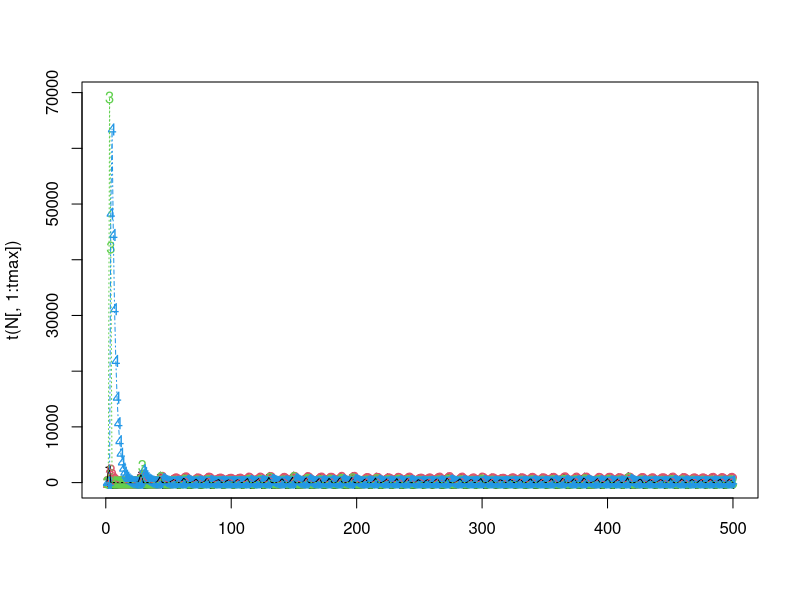
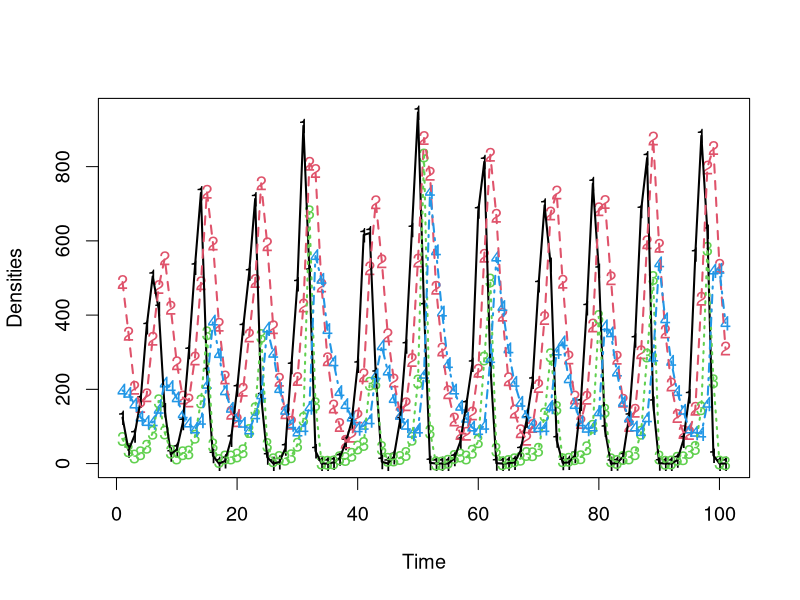
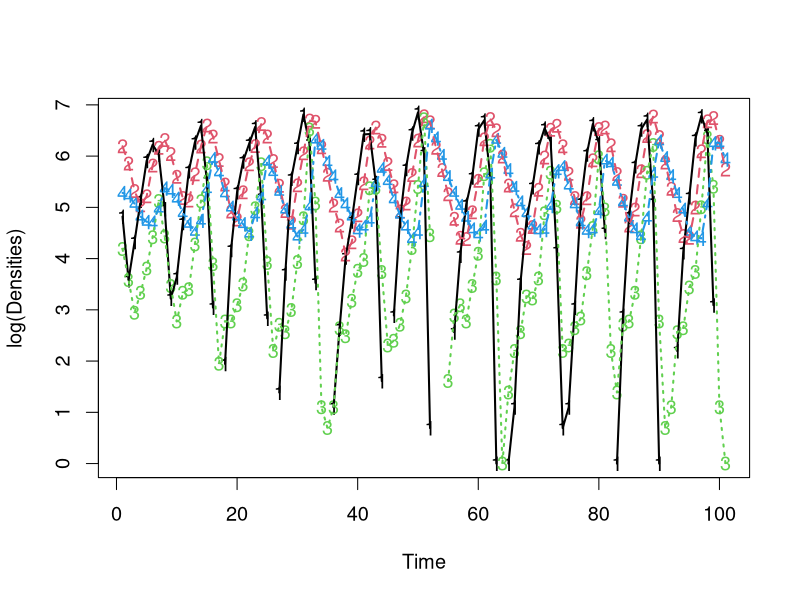

Reproduce these figures in R, in order.
#####################################################################################################################################
### FBarraquand & OGimenez 14/11/2017 -- Two species density-dependent matrix model // predator -prey version
### 'New' version with density-dependence intra and inter affecting four vital rates, each vital rate affected once
### 18/03/2018 New set of parameters, slightly more realistic
### 07/09/2018 New version of pre-breeding model that we use statistically
### 07/09/2018 Stochastic version of the model
#####################################################################################################################################

library('Matrix')

####################### Definition of functions #####################################################

logistic=function(x){
return(1/(1+exp(-x)))
}


#logistic=function(x,x_thresh=1,steepness=1){
#return(1/(1+exp(-steepness*(x-x_thresh))))
#}

# Computes vital rates from the state vector N 
vital_rates=function(params,N){

############ Parameters used as inputs #################################################################
### similar to statistical model
#########################################################################################################

VR=matrix(NA,nrow=4,ncol=4)
phiA = params[1:2] # 
alphas = params[3:10] #

f=rep(NA,4)
### same order as in statistical model (not much logic)
f[1] = logistic(alpha[1] + alpha[2] *N[4]) # intra-species DD - juvenile predator survival fn of adult predator abundance
f[2] = logistic(alpha[3] + alpha[4] * N[4]) # inter-species DD - juvenile prey survival fn of adult predator abundance
f[3] = exp(alpha[5] + alpha[6] * N[1]) # inter-species DD - predator fecundity fn of juvenile prey abundance
f[4] = exp(alpha[7] + alpha[8] * N[2]) # intra-species DD - prey fecundity fn of adult prey abundance


VR_prey = matrix(c(0,0.5 * f[4]* f[2], 
            phiA[1],  phiA[1]),nrow = 2, ncol = 2,byrow = TRUE)

VR_pred =  matrix(c(0,0.5* f[3] * f[1], 
             phiA[2],phiA[2]),nrow = 2, ncol = 2,byrow=TRUE)

VR=bdiag(VR_prey,VR_pred)

return(VR)

}

############################################# end of functions def. ############################################################


################### Main program ############################################################################################### 

### Initialization
set.seed(40) 

# Define parameters
tmax = 500#max time for sim

### Max rate parameters
# Prey (max) adult survival (v for victim)
phiA_V = 0.6
# Predator adult survival 
phiA_P = 0.7

# Other parameters 

alpha <- rep(NA,8)
N <- seq(10,500,length=10)
# intra-species DD - juvenile predator survival fn of adult predator abundance
alpha[1] <- 0.5
alpha[2] <- -0.01 # slopes
1/(1+exp(-(alpha[1] + alpha[2] * N)))

# inter-species DD - juvenile prey survival fn of adult predator abundance
alpha[3] <- 0.5
alpha[4] <- -0.025 # slopes
1/(1+exp(-(alpha[3] + alpha[4] * N)))

# inter-species DD - predator fecundity fn of juvenile prey abundance
alpha[5] <- 0
alpha[6] <- 0.004 # slopes
exp(alpha[5] + alpha[6] * N)
# if juv prey gets above 500 we have a problem, otherwise OK

# intra-species DD - prey fecundity fn of adult prey abundance
alpha[7] <- 5 #1.5 #2.5 too much
alpha[8] <- -0.005 # slopes
exp(alpha[7] + alpha[8] * N)


# Bundle the whole shabang into a single vector, which we then feed to the function
params = c(phiA_V,phiA_P,alpha)

# Initialize the state vector
N=matrix(NA,4,tmax)
N[,1] = N[,1] = c(100,100,20,20) #runif(4,50,100) ### we state 4 values for 2 species and 2 stages

############################# Loop over time #################################################################

for (t in 1:(tmax-1)){
	## Compute vital rates as a function of the initial state
	vital_rate_matrix = as.matrix(vital_rates(params,N[,t])) #vital_rate_matrix %*% N[,t] 
	N[1,t+1] = rpois(1,vital_rate_matrix[1,2] * N[2,t])
	N[2,t+1] = rbinom(1,N[2,t]+N[1,t], vital_rate_matrix[2,2])
	N[3,t+1] = rpois(1,vital_rate_matrix[3,4] * N[4,t])
	N[4,t+1] = rbinom(1,N[3,t]+N[4,t], vital_rate_matrix[4,4])
}
N[,tmax]
matplot(t(N[,1:tmax]))
matlines(t(N[,1:tmax]))
############################################ end of simulation ##################################################################

nplotstart = 100
nplotend = 200 #tmax

pdf(file="TimePlot_BGpredation_prebreed_stochastic_highfec.pdf",width=12,height=8)
par(cex=1.2)
matplot(t(N[,nplotstart:nplotend]),xlab="Time",ylab="Densities")
matlines(t(N[,nplotstart:nplotend]),lwd=2)
dev.off()

pdf(file="Log_TimePlot_BGpredation_prebreed_stochastic_highfec_log.pdf",width=12,height=8)
par(cex=1.2)
matplot(t(log(N[,nplotstart:nplotend])),xlab="Time",ylab="log(Densities)")
matlines(t(log(N[,nplotstart:nplotend])),lwd=2)
dev.off()






